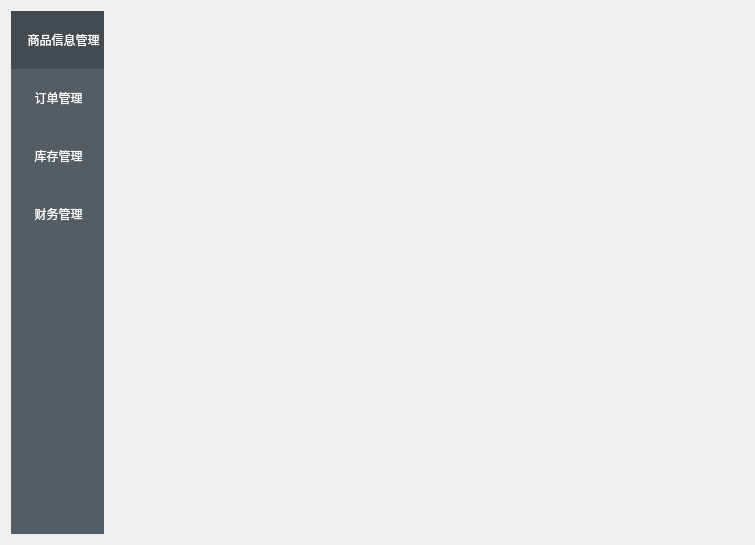
<?xml version="1.0" encoding="UTF-8"?>
<ui version="4.0">
 <class>mainwindow</class>
 <widget class="QWidget" name="mainwindow">
  <property name="geometry">
   <rect>
    <x>0</x>
    <y>0</y>
    <width>755</width>
    <height>545</height>
   </rect>
  </property>
  <property name="windowTitle">
   <string>Form</string>
  </property>
  <property name="styleSheet">
   <string notr="true">QWidget#tool_window QToolButton{border:none;background-color:rgb(84,92,100);color:white;min-height:55px;font:14px&quot;黑体&quot;;padding-left:12px;}
QWidget#tool_window QToolButton:checked{background-color:rgb(67,74,80);}
QWidget#tool_window{background-color:rgb(84,92,100);}</string>
  </property>
  <layout class="QGridLayout" name="gridLayout">
   <item row="0" column="0">
    <widget class="QWidget" name="tool_window" native="true">
     <layout class="QVBoxLayout" name="verticalLayout">
      <property name="spacing">
       <number>0</number>
      </property>
      <property name="leftMargin">
       <number>0</number>
      </property>
      <property name="topMargin">
       <number>0</number>
      </property>
      <property name="rightMargin">
       <number>0</number>
      </property>
      <property name="bottomMargin">
       <number>0</number>
      </property>
      <item>
       <widget class="QToolButton" name="btn_infor">
        <property name="text">
         <string>商品信息管理</string>
        </property>
        <property name="icon">
         <iconset resource="pho.qrc">
          <normaloff>:/pho/pretty_pho.svg</normaloff>:/pho/pretty_pho.svg</iconset>
        </property>
        <property name="checkable">
         <bool>true</bool>
        </property>
        <property name="checked">
         <bool>true</bool>
        </property>
        <property name="toolButtonStyle">
         <enum>Qt::ToolButtonTextBesideIcon</enum>
        </property>
        <attribute name="buttonGroup">
         <string notr="true">buttonGroup</string>
        </attribute>
       </widget>
      </item>
      <item>
       <widget class="QToolButton" name="btn_order">
        <property name="text">
         <string>  订单管理  </string>
        </property>
        <property name="icon">
         <iconset resource="pho.qrc">
          <normaloff>:/pho/pretty_pho.svg</normaloff>:/pho/pretty_pho.svg</iconset>
        </property>
        <property name="checkable">
         <bool>true</bool>
        </property>
        <property name="toolButtonStyle">
         <enum>Qt::ToolButtonTextBesideIcon</enum>
        </property>
        <attribute name="buttonGroup">
         <string notr="true">buttonGroup</string>
        </attribute>
       </widget>
      </item>
      <item>
       <widget class="QToolButton" name="btn_store">
        <property name="text">
         <string>  库存管理  </string>
        </property>
        <property name="icon">
         <iconset resource="pho.qrc">
          <normaloff>:/pho/pretty_pho.svg</normaloff>:/pho/pretty_pho.svg</iconset>
        </property>
        <property name="checkable">
         <bool>true</bool>
        </property>
        <property name="toolButtonStyle">
         <enum>Qt::ToolButtonTextBesideIcon</enum>
        </property>
        <attribute name="buttonGroup">
         <string notr="true">buttonGroup</string>
        </attribute>
       </widget>
      </item>
      <item>
       <widget class="QToolButton" name="btn_money">
        <property name="text">
         <string>  财务管理  </string>
        </property>
        <property name="icon">
         <iconset resource="pho.qrc">
          <normaloff>:/pho/pretty_pho.svg</normaloff>:/pho/pretty_pho.svg</iconset>
        </property>
        <property name="checkable">
         <bool>true</bool>
        </property>
        <property name="toolButtonStyle">
         <enum>Qt::ToolButtonTextBesideIcon</enum>
        </property>
        <attribute name="buttonGroup">
         <string notr="true">buttonGroup</string>
        </attribute>
       </widget>
      </item>
      <item>
       <spacer name="verticalSpacer">
        <property name="orientation">
         <enum>Qt::Vertical</enum>
        </property>
        <property name="sizeHint" stdset="0">
         <size>
          <width>20</width>
          <height>40</height>
         </size>
        </property>
       </spacer>
      </item>
     </layout>
    </widget>
   </item>
   <item row="0" column="1">
    <widget class="QStackedWidget" name="stackedWidget">
     <property name="currentIndex">
      <number>-1</number>
     </property>
    </widget>
   </item>
  </layout>
 </widget>
 <resources>
  <include location="pho.qrc"/>
 </resources>
 <connections/>
 <buttongroups>
  <buttongroup name="buttonGroup"/>
 </buttongroups>
</ui>
